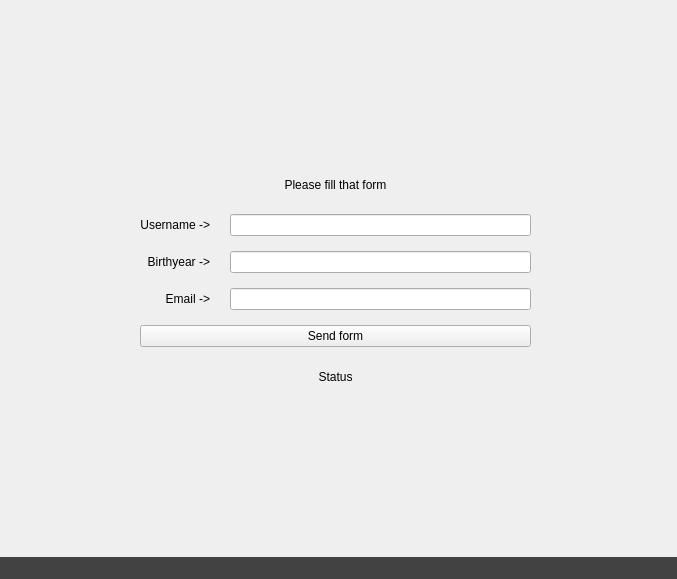
<?xml version="1.0" encoding="UTF-8"?>
<ui version="4.0">
 <class>MainWindow</class>
 <widget class="QMainWindow" name="MainWindow">
  <property name="geometry">
   <rect>
    <x>0</x>
    <y>0</y>
    <width>677</width>
    <height>579</height>
   </rect>
  </property>
  <property name="windowTitle">
   <string>MainWindow</string>
  </property>
  <widget class="QWidget" name="centralwidget">
   <widget class="QWidget" name="layoutWidget">
    <property name="geometry">
     <rect>
      <x>140</x>
      <y>170</y>
      <width>391</width>
      <height>221</height>
     </rect>
    </property>
    <layout class="QGridLayout" name="gridLayout_2">
     <property name="horizontalSpacing">
      <number>20</number>
     </property>
     <property name="verticalSpacing">
      <number>15</number>
     </property>
     <item row="4" column="0" colspan="2">
      <widget class="QPushButton" name="pushButton">
       <property name="text">
        <string>Send form</string>
       </property>
      </widget>
     </item>
     <item row="3" column="0">
      <widget class="QLabel" name="label3">
       <property name="text">
        <string>Email -&gt;</string>
       </property>
       <property name="alignment">
        <set>Qt::AlignRight|Qt::AlignTrailing|Qt::AlignVCenter</set>
       </property>
      </widget>
     </item>
     <item row="1" column="1">
      <widget class="QLineEdit" name="nameField">
       <property name="text">
        <string/>
       </property>
      </widget>
     </item>
     <item row="0" column="0" colspan="2">
      <widget class="QLabel" name="label">
       <property name="sizePolicy">
        <sizepolicy hsizetype="Preferred" vsizetype="Preferred">
         <horstretch>0</horstretch>
         <verstretch>0</verstretch>
        </sizepolicy>
       </property>
       <property name="text">
        <string>Please fill that form</string>
       </property>
       <property name="alignment">
        <set>Qt::AlignCenter</set>
       </property>
      </widget>
     </item>
     <item row="2" column="1">
      <widget class="QLineEdit" name="yearField"/>
     </item>
     <item row="3" column="1">
      <widget class="QLineEdit" name="emailField"/>
     </item>
     <item row="1" column="0">
      <widget class="QLabel" name="label1">
       <property name="text">
        <string>Username -&gt;</string>
       </property>
       <property name="alignment">
        <set>Qt::AlignRight|Qt::AlignTrailing|Qt::AlignVCenter</set>
       </property>
      </widget>
     </item>
     <item row="2" column="0">
      <widget class="QLabel" name="label2">
       <property name="text">
        <string>Birthyear -&gt;</string>
       </property>
       <property name="alignment">
        <set>Qt::AlignRight|Qt::AlignTrailing|Qt::AlignVCenter</set>
       </property>
      </widget>
     </item>
     <item row="5" column="0" colspan="2">
      <widget class="QLabel" name="statusLabel">
       <property name="text">
        <string>Status</string>
       </property>
       <property name="alignment">
        <set>Qt::AlignCenter</set>
       </property>
      </widget>
     </item>
    </layout>
   </widget>
  </widget>
  <widget class="QMenuBar" name="menubar">
   <property name="geometry">
    <rect>
     <x>0</x>
     <y>0</y>
     <width>677</width>
     <height>22</height>
    </rect>
   </property>
  </widget>
  <widget class="QStatusBar" name="statusbar">
   <property name="font">
    <font>
     <weight>50</weight>
     <italic>true</italic>
     <bold>false</bold>
    </font>
   </property>
   <property name="autoFillBackground">
    <bool>false</bool>
   </property>
   <property name="styleSheet">
    <string notr="true">background-color: rgb(66, 66, 66);</string>
   </property>
  </widget>
 </widget>
 <resources/>
 <connections/>
</ui>
